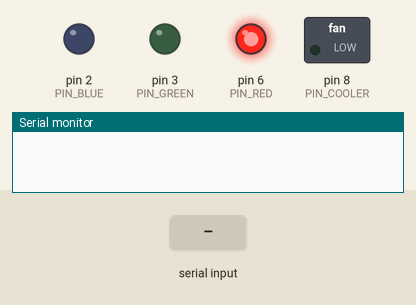
Simulated run of this sketch. Board: Arduino Uno, built with avr-gcc and run on an emulated ATmega328P. Parts: switched loads named in the sketch (green lamp = pin HIGH), output pins drawn as LEDs (lit = HIGH), the last lines printed to the serial monitor. The inputs (shaded band) are chosen by the test bench.

Above: at 1.2 s.
1.3 s: "90,45\n" received over Serial
At 2.5 s:
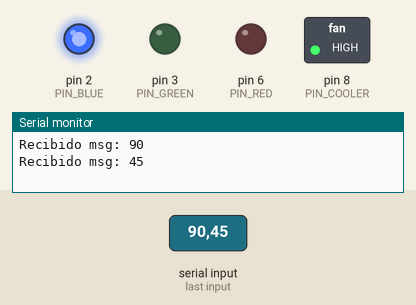
2.8 s: "1\n" received over Serial
At 3.8 s:
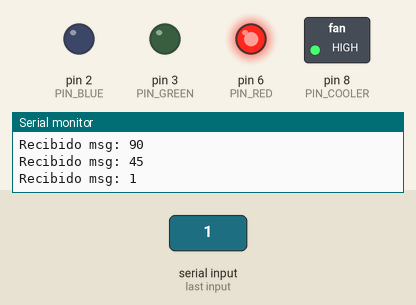
4.3 s: "2\n" received over Serial
At 5.0 s:
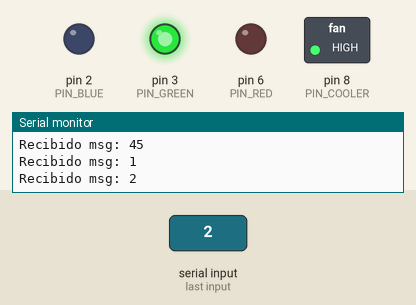
5.8 s: "30,150\n" received over Serial
At 6.1 s:
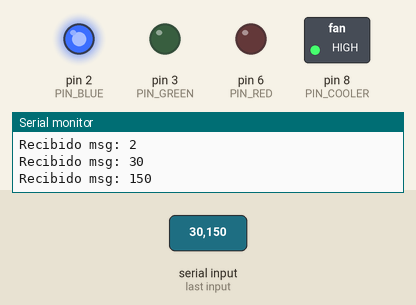
Timing chart, 0 to 8.3 s (numbered marks = the images above; inputs shaded):
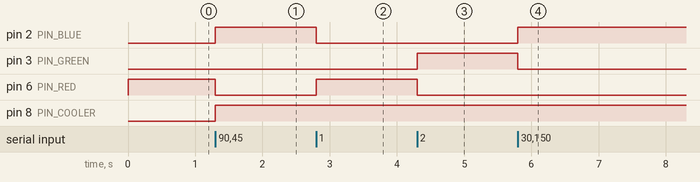

The sketch:

simulador_slave.ino
```cpp
// Codigo del esclavo para probar la simulacion de la maqueta smart weather
/*

Este codigo es utilizado para probar las conexiones del
simulador maestro a esclavo. Este es el código del
esclavo, el cual recibira ordenes al maestro dependiendo
de la lectura de las entradas de dicho maestro.

*/

// Definimos etiquetas
#define PIN_COOLER    8   // Pin ventilador
#define PIN_RED       6   // Pin led rojo
#define PIN_GREEN     3   // Pin led verde
#define PIN_BLUE      2   // Pin led azul

int msg = -1;

void setup() {
  Serial.begin(115200); // Iniciamos la comunicacion serial
  pinMode(PIN_COOLER, OUTPUT);
  pinMode(PIN_RED, OUTPUT);
  pinMode(PIN_GREEN, OUTPUT);
  pinMode(PIN_BLUE, OUTPUT);
}

void loop() { // Ciclo infinito
  if(Serial.available()){
    int aux = Serial.parseInt();
    if(aux!=0){
      msg = aux;
      Serial.print("Recibido msg: ");
      Serial.println(msg);
    }
  }

  int V = abs(msg);

  if(V==1){
    digitalWrite(PIN_RED,HIGH);
    digitalWrite(PIN_GREEN,LOW);
    digitalWrite(PIN_BLUE,LOW);
  }else if(V==2){
    digitalWrite(PIN_RED,LOW);
    digitalWrite(PIN_GREEN,HIGH);
    digitalWrite(PIN_BLUE,LOW);
  }
  else{
    digitalWrite(PIN_RED,LOW);
    digitalWrite(PIN_GREEN,LOW);
    digitalWrite(PIN_BLUE,HIGH);
  }

  if(msg>0){
    digitalWrite(PIN_COOLER,HIGH);
  }else{
    digitalWrite(PIN_COOLER,LOW);
  }
}
```

Measured:
- after the input at 1.3 s, pin 2 (PIN_BLUE), pin 8 (PIN_COOLER): LOW → HIGH at once; pin 6 (PIN_RED): HIGH → LOW at once
- after the input at 2.8 s, pin 2 (PIN_BLUE): HIGH → LOW at once; pin 6 (PIN_RED): LOW → HIGH at once
- after the input at 4.3 s, pin 3 (PIN_GREEN): LOW → HIGH at once; pin 6 (PIN_RED): HIGH → LOW at once
- after the input at 5.8 s, pin 2 (PIN_BLUE): LOW → HIGH at once; pin 3 (PIN_GREEN): HIGH → LOW at once
